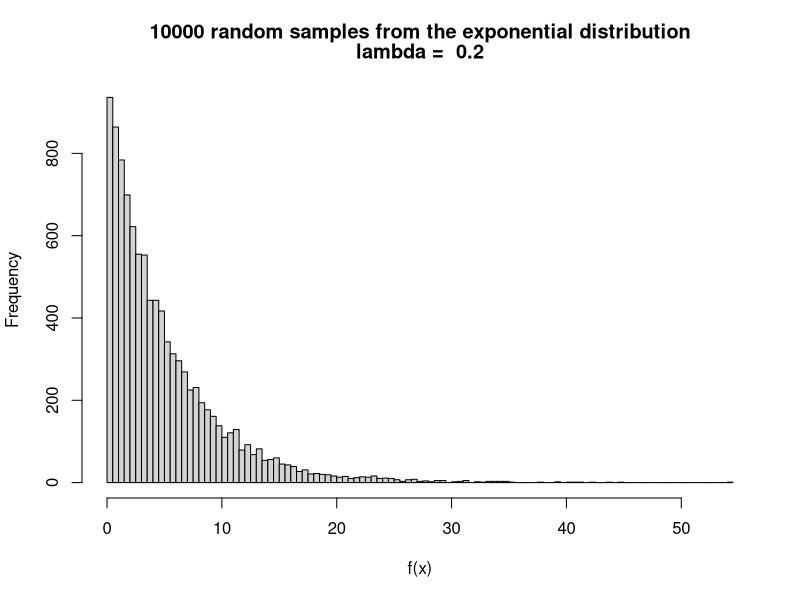
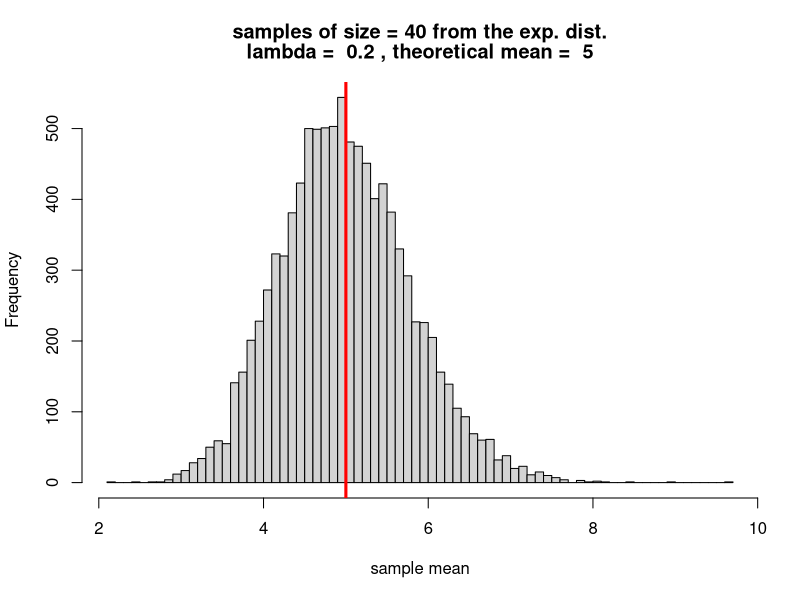
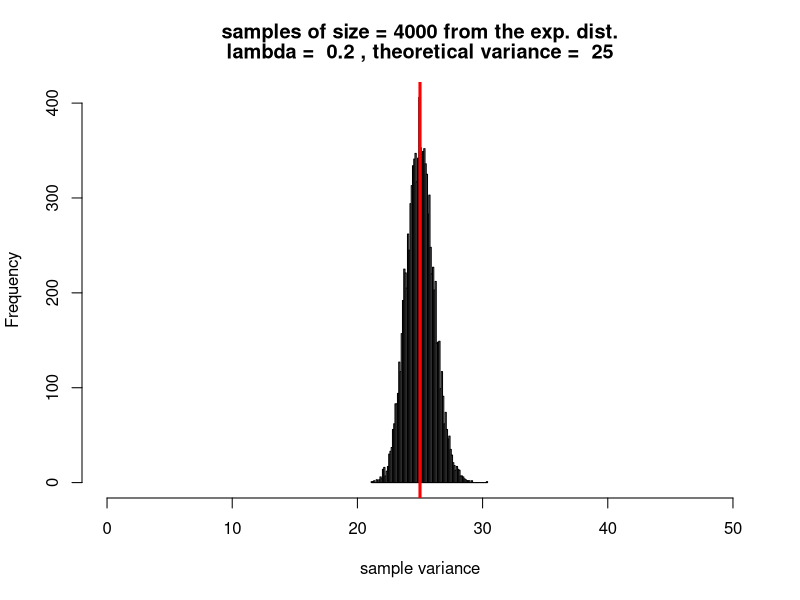
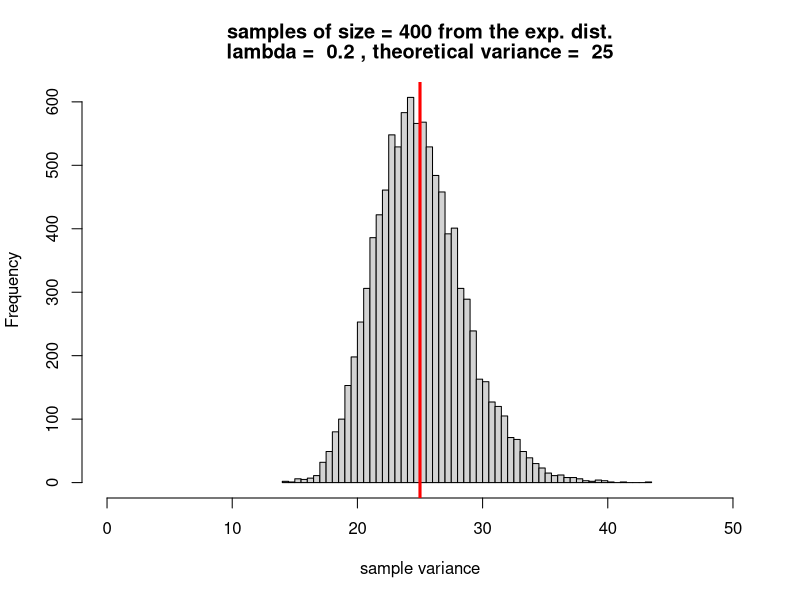
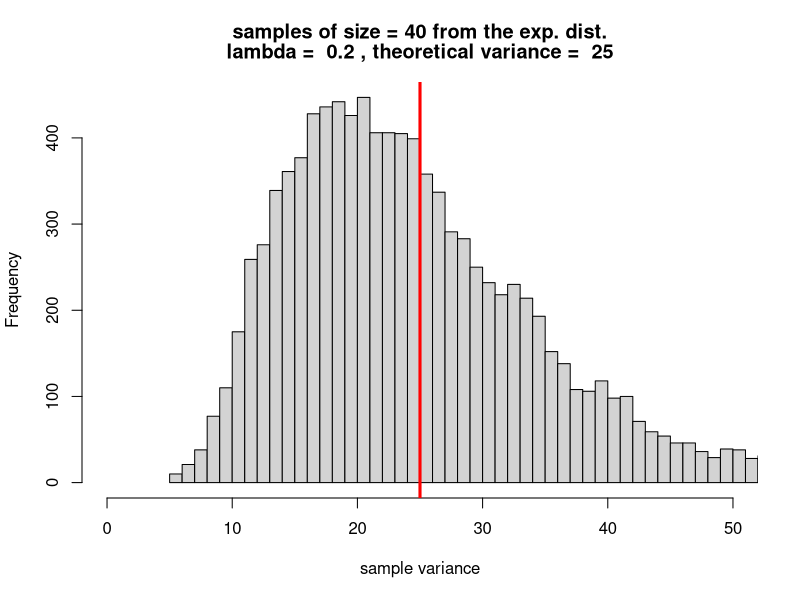
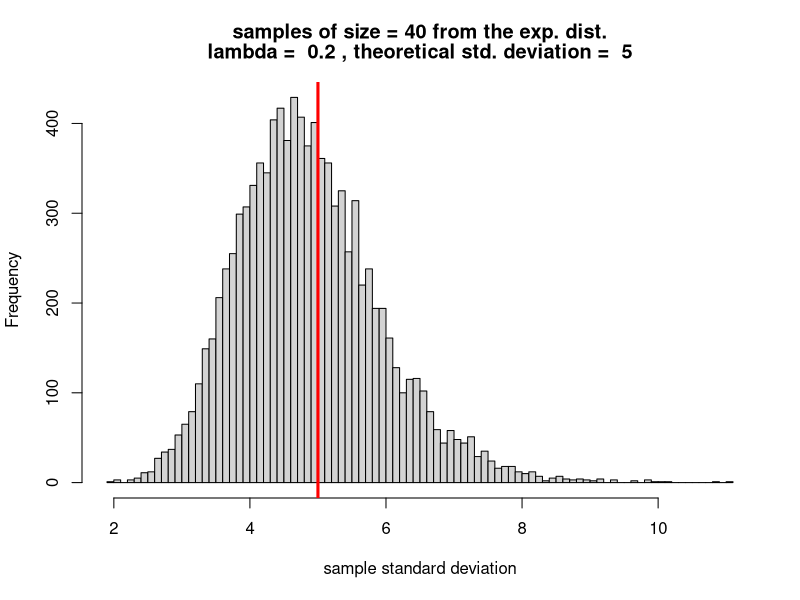

These figures' R source, in order:
lambda <- 0.2
ntot <- 10000
set.seed(100)
population <- rexp(ntot, lambda)
mean(population)
1/lambda
sd(population)

maintext1 <- c(paste(ntot, "random samples from the exponential distribution"), paste("lambda = ", format(lambda, digits=2)))
hist(population, breaks=100, main=maintext1, xlab="f(x)")

mns <- NULL
sample.size <- 40

for(i in 1:ntot) mns <- c(mns, mean(rexp(sample.size, lambda)))

maintxt <- c(paste("samples of size =", sample.size, "from the exp. dist."), paste("lambda = ", format(lambda, digits=2), ", theoretical mean = ", format(1/lambda, digits=2)))
xlabel <- "sample mean"
hist(mns, breaks=100, main=maintxt, xlab=xlabel)
abline(v=1/lambda, col="red", lwd=3)



vars <- NULL
sample.size <- 4000

for(i in 1:ntot) vars <- c(vars, var(rexp(sample.size, lambda)))

maintxt <- c(paste("samples of size =", sample.size, "from the exp. dist."), paste("lambda = ", format(lambda, digits=2), ", theoretical variance = ", format((1/lambda)^2, digits=2)))
xlabel <- "sample variance"
hist(vars, breaks=100, main=maintxt, xlab=xlabel, xlim=c(0, 50))
abline(v=(1/lambda)^2, col="red", lwd=3)

vars <- NULL
sample.size <- 400

for(i in 1:ntot) vars <- c(vars, var(rexp(sample.size, lambda)))

maintxt <- c(paste("samples of size =", sample.size, "from the exp. dist."), paste("lambda = ", format(lambda, digits=2), ", theoretical variance = ", format((1/lambda)^2, digits=2)))
xlabel <- "sample variance"
hist(vars, breaks=100, main=maintxt, xlab=xlabel, xlim=c(0, 50))
abline(v=(1/lambda)^2, col="red", lwd=3)

vars <- NULL
sample.size <- 40

for(i in 1:ntot) vars <- c(vars, var(rexp(sample.size, lambda)))

maintxt <- c(paste("samples of size =", sample.size, "from the exp. dist."), paste("lambda = ", format(lambda, digits=2), ", theoretical variance = ", format((1/lambda)^2, digits=2)))
xlabel <- "sample variance"
hist(vars, breaks=100, main=maintxt, xlab=xlabel, xlim=c(0, 50))
abline(v=(1/lambda)^2, col="red", lwd=3)

sds <- NULL
sample.size <- 40

for(i in 1:ntot) sds <- c(sds, sd(rexp(sample.size, lambda)))

maintxt <- c(paste("samples of size =", sample.size, "from the exp. dist."), paste("lambda = ", format(lambda, digits=2), ", theoretical std. deviation = ", format(1/lambda, digits=2)))
xlabel <- "sample standard deviation"
hist(sds, breaks=100, main=maintxt, xlab=xlabel)
abline(v=1/lambda, col="red", lwd=3)